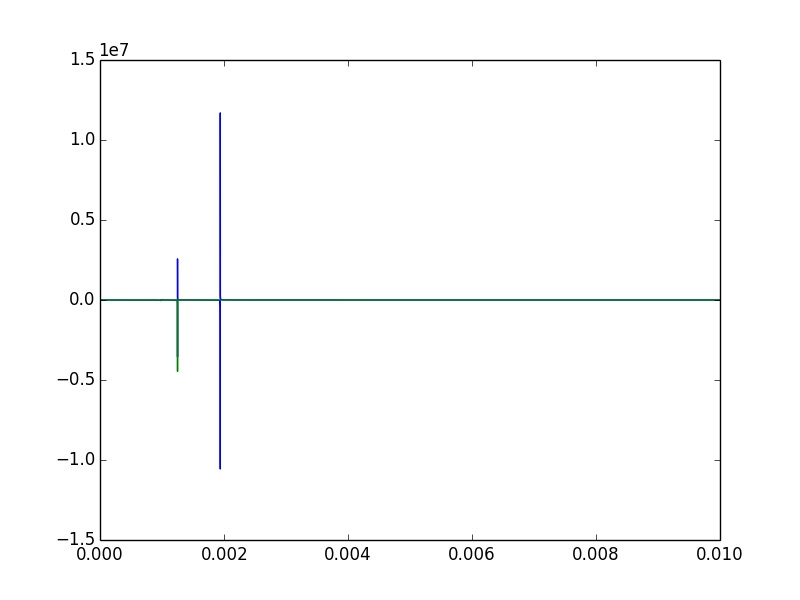

This figure's Python source:
# A file for just running Dynamic calculations and nothing else.
# Should be the most up to date thing for Dynamic calculations, and the 
from GFRoutines import *
from scipy import optimize
from numpy.linalg import norm
from functools import partial
import profile
import multiprocessing
from functionsample import sample_function
from scipy.interpolate import UnivariateSpline


def X1HF(GF,Vup,Vdown,w):
  """Calculates the Hartree-Fock spin susceptibility for a general GF"""
  def spin_sus_int12(y):
    return hbar/(2.0*pi) *( GF(wf + 1j*y,Vup)*GF(wf + w + 1j*y,Vdown) + GF(wf - 1j*y,Vdown)*GF(wf-w- 1j*y,Vup) )

  def spin_sus_int3(w_dum):
    return - 1j*hbar/(2.0*pi) *GF(w_dum - 1j*eta,Vup)*GF(w + w_dum + 1j*eta,Vdown)
    
  I12 = C_int(spin_sus_int12,eta,np.inf)
  I3 = C_int(spin_sus_int3,wf-w,wf)
    
  return I12 + I3


def X1HFBulkSubs(Vup,Vdown,w):
  """Calculates the Hartree-Fock spin susceptibility for a substitutional impurity Bulk Graphene"""
  def GF(E,V):
    g = gBulk_kZ(0,0,0,E)
    return Dyson1(g,V)
  return X1HF(GF,Vup,Vdown,w)


def X1HFSISubs(m,n,Vup,Vdown,w):
  """Calculates the on-site Hartree-Fock spin susceptibility for a substitutional impurity in Semi-Infinite Graphene."""
  def GF(E,V):
    g = gSI_kZ(m,n,m,n,0,E)
    return Dyson1(g,V)
  return X1HF(GF,Vup,Vdown,w)


def X1HFGNRSubs(nE,m,n,Vup,Vdown,w):
  """Calculates the Hartree-Fock spin susceptibility for a substitutional impurity in a GNR."""
  def GF(E,V):
    g = gRib_Arm(nE,m,n,m,n,0,E)
    return Dyson1(g,V)
  return X1HF(GF,Vup,Vdown,w)


def X1HFGNRTop(nE,m,n,Vup,Vdown,w):
  """Calculates the Hartree-Fock spin susceptibility for a top adsorbed impurity in a GNR."""
  def GF(E,V):
    g = g1GNRTop(nE,m,n,E)
    return Dyson1(g,V)
  return X1HF(GF,Vup,Vdown,w)


def X1RPABulkSubs(Vup,Vdown,w):
  """Calculates the on-site RPA spin susceptibility for a substitutional impurity in bulk graphene"""
  X0 = X1HFBulkSubs(Vup,Vdown,w)
  return X0/(1.0+U*X0)


def X1RPAGNRSubs(nE,m,n,Vup,Vdown,w):
  """Calculates the on-site RPA spin susceptibility for a substitutional impurity in a GNR"""
  X0 = X1HFGNRSubs(nE,m,n,Vup,Vdown,w)
  return X0/(1.0+U*X0)


def X1RPAGNRTop(nE,m,n,Vup,Vdown,w):
  """Calculates the on-site RPA spin susceptibility for a top adsorbed impurity in a GNR"""
  X0 = X1HFGNRTop(nE,m,n,Vup,Vdown,w)
  return X0/(1.0+U*X0)



def XHF(GF,site,Vup,Vdown,w):	# Might be better to include the Dyson function within the calling functions
  """Calculates the Hartree-Fock spin susceptibility between two sites"""
  i,j = site
  def spin_sus_int12(y):
    X = hbar/(2.0*pi) *( Dyson(GF(wf + 1j*y),Vup)[j,i]*Dyson(GF(wf + w + 1j*y),Vdown)[i,j] + \
      Dyson(GF(wf - 1j*y),Vdown)[i,j]*Dyson(GF(wf - w - 1j*y),Vup)[j,i] ) # Why the fuck Dyson function?
    return X
  
  def spin_sus_int3(w_dum):
    return - 1j*hbar/(2.0*pi) *Dyson(GF(w_dum - 1j*eta),Vup)[j,i]*Dyson(GF(w + w_dum + 1j*eta),Vdown)[i,j]
  
  I12 = C_int(spin_sus_int12,eta,np.inf)
  I3 = C_int(spin_sus_int3,wf-w,wf)
    
  return I12 + I3


def X2HFBulkSubs(m,n,s,site,Vup,Vdown,w):
  """Calculates the HF spin susceptibility for two substitutional impurities in bulk graphene"""
  def GF(E):
    return gMx2Bulk(m,n,s,E)	# Could maybe include the site term here and save a fucking bunch of time  
  return XHF(GF,site,Vup,Vdown,w)


def X2HFSISubs(m1,n1,m2,n2,s,site,Vup,Vdown,w):
  """Calculates the HF spin susceptibility for two substitutional impurities in semi-infinite graphene, 
    Requires testing"""
  def GF(E):
    return gMx2SI(m1,n1,m2,n2,s,E)
    
  return XHF(GF,site,Vup,Vdown,w)


def X2HFGNRSubs(nE,m1,n1,m2,n2,s,site,Vup,Vdown,w):
  """Calculates the HF spin susceptibility for two substitutional impurities in a GNR"""
  def GF(E):
    g = gGNRSubsMx(nE,m1,n1,m2,n2,s,E)
    return g  
  return XHF(GF,site,Vup,Vdown,w)


def X2HFGNRTop(nE,m1,n1,m2,n2,s,site,Vup,Vdown,w):
  """Calculates the HF spin susceptibility for two top-adsorbed impurities in a GNR"""
  def GF(E):
    g = gGNRTopMx(nE,m1,n1,m2,n2,s,E)
    return g   
  return XHF(GF,site,Vup,Vdown,w)


def X2RPABulkSubs(m,n,s,Vup,Vdown,w):
  """Calculates the RPA spin susceptibility for two substitutional impurities in bulk graphene"""
  n = 2
  X00 = np.array([[X2HFBulkSubs(m,n,s,[i,j],Vup,Vdown,w) for j in range(n)] for i in range(n)])
  temp = inv( np.eye(len(X00)) + X00.dot(U) )
  return temp.dot(X00)


def X2RPAGNRSubs(nE,m1,n1,m2,n2,s,Vup,Vdown,w):
  """Calculates the RPA spin susceptibility for two substitutional impurities in a GNR"""
  n = 2
  X00 = np.array([[X2HFGNRSubs(nE,m1,n1,m2,n2,s,[i,j],Vup,Vdown,w) for j in range(n)] for i in range(n)])
  temp = inv( np.eye(len(X00)) + X00.dot(U) )
  return temp.dot(X00)


def X2RPAGNRTop(nE,m1,n1,m2,n2,s,Vup,Vdown,w):
  """Calculates the RPA spin susceptibility for two top-adsorbed impurities in a GNR"""
  n = 2
  X00 = np.array([[X2HFGNRTop(nE,m1,n1,m2,n2,s,[i,j],Vup,Vdown,w) for j in range(n)] for i in range(n)])
  temp = inv( np.eye(len(X00)) + X00.dot(U) )
  return temp.dot(X00)



def X3HFGNRSubs(nE,r0,r1,r2,site,Vup,Vdown,w):
  """Calculates the HF spin susceptibility for 3 substitutional impurities in a GNR"""
  i,j = site
  def GF(E):
    return gMx3GNR(nE,r0,r1,r2,E)
    
  return XHF(GF,site,Vup,Vdown,w)


def X3RPAGNRSubs(nE,r0,r1,r2,Vup,Vdown,w):
  """Gets the RPA spin susceptibility for a GNR for 3 atoms.
    Should be easy to extend to further dimensions. 
    There's also a bunch of obvious symmetries here that we're not exploiting (since the output mx is symmetric (NOT HERMITIAN))"""
  n = 3
  X00 = np.array([[X3HFGNRSubs(nE,r0,r1,r2,[i,j],Vup,Vdown,w) for j in range(n)] for i in range(n)]) 		# Rather slick piece of work here mr. duffy. Apply elsewhere
  temp = inv( np.eye(len(X00)) + X00.dot(U) )
  return temp.dot(X00)



def XnHFGNRSubs(nE,r,site,Vup,Vdown,w):
  """The HF spin sus for n substitutional atoms in a GNR."""
  def GF(E):
    return gMxnGNR(nE,r,E)
  return XHF(GF,site,Vup,Vdown,w)


def XRPAGNRn(nE,r,Vup,Vdown,w):
  """Gets the RPA spin susceptibility for a GNR for n substitutional impurities.
    There are a lot of symmetries not being exploited here (the matrix is symmetric)"""
  n = len(r)
  X00 = np.array([[XnHFGNRSubs(nE,r,[i,j],Vup,Vdown,w) for j in range(n)] for i in range(n)]) 		# Rather slick piece of work here Mr. duffy. Apply elsewhere
  temp = inv( np.eye(len(X00)) + X00.dot(U) )
  return temp.dot(X00)


def XnHFGNRTop(nE,r,site,Vup,Vdown,w):
  """The HF spin sus for n substitutional atoms in a GNR."""
  def GF(E):
    return gMxnGNRTop(nE,r,E)
  return XHF(GF,site,Vup,Vdown,w)


def XnRPAGNRTop(nE,r,Vup,Vdown,w):
  """Gets the RPA spin susceptibility for a GNR for n substitutional impurities.
    There are a lot of symmetries not being exploited here (the matrix is symmetric)"""
  n = len(r)
  X00 = np.array([[XnHFGNRTop(nE,r,[i,j],Vup,Vdown,w) for j in range(n)] for i in range(n)]) 		# Rather slick piece of work here Mr. duffy. Apply elsewhere
  temp = inv( np.eye(len(X00)) + X00.dot(U) )
  return temp.dot(X00)



def SC1(GF,n0=1.0):
  """Calculate Vup/Vdown for a single impurity in graphene."""
  # This returns values for the up/down spin that are only separated by a sign. There is a symmetry here that you are not exploiting.
  mag_m = 0.8
  tolerance = dtol
  delta = 0.0
  
  def n_occ(V):
    integral = quad(GF, eta, np.inf, args=V, epsabs=0.0, epsrel=dtol, limit=200 )
    return 1.0/2.0 + integral[0]/pi
    
  def FZero(delta):
    ex_split = U*mag_m
    Vdown = delta + (ex_split + hw0)/2.0
    Vup = delta - (ex_split + hw0)/2.0
    return n0 - n_occ(Vup) - n_occ(Vdown)

  while True:
    mag_temp = mag_m
    delta = newton(FZero, delta, tol=dtol, maxiter=50)
    ex_split = U*mag_m
    Vdown = delta + (ex_split + hw0)/2.0
    Vup = delta - (ex_split + hw0)/2.0
    mag_m = n_occ(Vup) - n_occ(Vdown)
    if abs(mag_m - mag_temp) <= tolerance:
      break

  return Vup, Vdown


def SC1BulkSubs(n0=1.0):
  def GF(y,V):
    g = gBulk_kZ(0,0,0,EF+1j*y)
    return Dyson1(g,V).real
  return SC1(GF,n0)


def SC1GNRSubs(nE,m,n,n0=1.0):  
  """Calculates the SC potentials for a GNR with one impurity. Has been tested against Filipe's"""
  def GF(y,V):
    g = gRib_Arm(nE,m,n,m,n,0,EF+1j*y)
    return Dyson1(g,V).real
  return SC1(GF,n0)


def SC1GNRTop(nE,m,n,n0=1.0):  
  """Calculates the SC potentials for a GNR with one impurity. Has been tested against Filipe's"""
  def GF(y,V):
    g = g1GNRTop(nE,m,n,EF+1j*y)
    return Dyson1(g,V).real
  return SC1(GF,n0)




def SC2(GF,n0):
  """Calculates the self-consistency for 2 substitutional atoms in a GNR.
  Is this specific to GNRs?"""
  tol = dtol
  m = 0.8*np.ones(2)
  delta = np.zeros(2)

  def Vgen(m,delta):
    """Calculates both up and down spin peturbations for given m/delta"""
    ex_split = U*m
    Vup = np.diag([delta[i] - (ex_split[i] + hw0)/2.0 for i in range(2)])
    Vdown = np.diag([delta[i] + (ex_split[i] + hw0)/2.0 for i in range(2)])
    return Vup, Vdown
    
  def g_im(y,V,site):
    """Calcualtes the GF on the imaginary axis"""
    g = Dyson(GF(EF+1j*y),V)[site,site]
    return g.real
  
  def n_occ(V,site):
    """Calculates the occupancy on a given site"""
    integral = quad(g_im, eta, np.inf, args=(V,site), epsabs=0.0, epsrel=dtol, limit=200 )
    return 1.0/2.0 + integral[0]/pi

  def FZero(delta):
    """The difference between the determined and the desired occupancy"""
    Vup, Vdown = Vgen(m,delta)
    nup = np.array([n_occ(Vup,i) for i in range(2)])
    ndown = np.array([n_occ(Vdown,i) for i in range(2)])
    return nup + ndown - n0
    
  while True:
    mtemp = 1.0*m	# Necessary to create a true "copy" and not just a reference
    
    sol = optimize.root(FZero, np.zeros(2), jac=False, method='hybr')
    delta = sol.x
  
    Vup, Vdown = Vgen(m,delta)
    for i in range(2):
      m[i] = n_occ(Vup,i) - n_occ(Vdown,i)
      
    if norm(m - mtemp) <= tol:
      break
      
  return Vup, Vdown


def SC2BulkSubs(m,n,s,n0=1.0):
  """Calculate Vup/Vdown for a 2 impurities in graphene. Takes advantage of the symmetry a bit."""
  # This return values for the up/down spin that are only separated by a sign. There is a symmetry here that you are not exploiting.
  mag_m = 0.8
  tolerance = dtol
  delta = 0.0
  
  def GF(y,V):	# g_im is a better name
    g = Dyson(gMx2Bulk(m,n,s,EF+1j*y),V)[0,0]
    return g.real
  
  def n_occ(V):
    integral = quad(GF, eta, np.inf, args=V, epsabs=0.0, epsrel=dtol, limit=200 )
    return 1.0/2.0 + integral[0]/pi
    
  def FZero(delta):
    ex_split = U*mag_m
    Vdown = np.eye(2)*(delta + (ex_split + hw0)/2.0)
    Vup = np.eye(2)*(delta - (ex_split + hw0)/2.0)
    return n0 - n_occ(Vup) - n_occ(Vdown)

  while True:
    mag_temp = mag_m
    delta = newton(FZero, delta, tol=dtol, maxiter=50)
    ex_split = U*mag_m
    Vdown = delta + (ex_split + hw0)/2.0
    Vup = delta - (ex_split + hw0)/2.0
    mag_m = n_occ(Vup) - n_occ(Vdown)
    if abs(mag_m - mag_temp) <= tolerance:
      break

  return Vup, Vdown


def SC2GNRSubs(nE,m1,n1,m2,n2,s,n0=1.0):
  """Calculates the self-consistency for 2 substitutional atoms in a GNR."""
  def GF(E):
    return gGNRSubsMx(nE,m1,n1,m2,n2,s,E)
  return SC2(GF,n0)


def SC2GNRTop(nE,m1,n1,m2,n2,s,n0=1.0):
  """The Self Consistency performed for a GNR with 2 Top adsorbed impurities."""
  def GF(E):
    return gGNRTopMx(nE,m1,n1,m2,n2,s,E)
  return SC2(GF,n0)


def SC3GNRSubs(nE,r0,r1,r2,n0=1.0):
  """Calculates the self consistency for 3 atoms."""
  tol = dtol
  m = 0.8*np.ones(3)
  delta = np.zeros(3)
  
  def Vgen(m,delta):
    """Calculates both up and down spin peturbations for given m/delta"""
    ex_split = U*m
    Vup = np.diag([delta[i] - (ex_split[i] + hw0)/2.0 for i in range(3)])
    Vdown = np.diag([delta[i] + (ex_split[i] + hw0)/2.0 for i in range(3)])
    return Vup, Vdown
    
  def g_im(y,V,site):
    """Calcualtes the GF on the imaginary axis"""
    g = gMx3GNR(nE,r0,r1,r2,EF+1j*y)
    g_new = Dyson(g,V)[site,site]
    return g_new.real
  
  def n_occ(V,site):
    """Calculates the occupancy on a given site"""
    integral = quad(g_im, eta, np.inf, args=(V,site), epsabs=0.0, epsrel=dtol, limit=200 )
    return 1.0/2.0 + integral[0]/pi

  def FZero(delta):
    """The difference between the determined and the desired occupancy"""
    Vup, Vdown = Vgen(m,delta)
    nup = np.array([n_occ(Vup,i) for i in range(3)])
    ndown = np.array([n_occ(Vdown,i) for i in range(3)])
    return nup + ndown - n0
    
  while True:
    mtemp = 1.0*m	# Necessary to create a true "copy" and not just a reference
    
    sol = optimize.root(FZero, [0.,0.,0.], jac=False, method='hybr')		# Might want to replace the zeros here with deltas
    delta = sol.x
  
    Vup, Vdown = Vgen(m,delta)
    for i in range(3):
      m[i] = n_occ(Vup,i) - n_occ(Vdown,i)
      
    if norm(m - mtemp) <= tol:	# Still a bit dubious about this convergence condition
      break
      
  return Vup, Vdown


def SCnGNRSubs(nE,r,n0=1.0):
  """Calculates the self consistency for n substitutional impurities. Matches in the appropriate places."""
  n = len(r)
  tol = dtol
  m = 0.8*np.ones(n)
  delta = np.zeros(n)
  
  def Vgen(m,delta):
    """Calculates both up and down spin peturbations for given m/delta"""
    ex_split = U*m
    Vup = np.diag([delta[i] - (ex_split[i] + hw0)/2.0 for i in range(n)])
    Vdown = np.diag([delta[i] + (ex_split[i] + hw0)/2.0 for i in range(n)])
    return Vup, Vdown
    
  def g_im(y,V,site):
    """Calcualtes the GF on the imaginary axis"""
    g = gMxnGNR(nE,r,EF+1j*y)
    g_new = Dyson(g,V)[site,site]
    return g_new.real
  
  def n_occ(V,site):
    """Calculates the occupancy on a given site"""
    integral = quad(g_im, eta, np.inf, args=(V,site), epsabs=0.0, epsrel=dtol, limit=200 )
    return 1.0/2.0 + integral[0]/pi

  def FZero(delta):
    """The difference between the determined and the desired occupancy"""
    Vup, Vdown = Vgen(m,delta)
    nup = np.array([n_occ(Vup,i) for i in range(n)])
    ndown = np.array([n_occ(Vdown,i) for i in range(n)])
    return nup + ndown - n0
    
  while True:
    mtemp = 1.0*m	# Necessary to create a true "copy" and not just a reference
    
    sol = optimize.root(FZero, np.zeros(n), jac=False, method='hybr')		# Might want to replace the zeros here with deltas
    delta = sol.x
  
    Vup, Vdown = Vgen(m,delta)
    for i in range(n):
      m[i] = n_occ(Vup,i) - n_occ(Vdown,i)
      
    if norm(m - mtemp) <= tol:
      break
      
  return Vup, Vdown


def SCnGNRTop(nE,r,n0=1.0):
  """Calculates the self consistency for n top-adorsbed impurities. Matches in the appropriate places."""
  n = len(r)
  tol = dtol
  m = 0.8*np.ones(n)
  delta = np.zeros(n)
  
  def Vgen(m,delta):
    """Calculates both up and down spin peturbations for given m/delta"""
    ex_split = U*m
    Vup = np.diag([delta[i] - (ex_split[i] + hw0)/2.0 for i in range(n)])
    Vdown = np.diag([delta[i] + (ex_split[i] + hw0)/2.0 for i in range(n)])
    return Vup, Vdown
    
  def g_im(y,V,site):
    """Calcualtes the GF on the imaginary axis"""
    g = gMxnGNRTop(nE,r,EF+1j*y)
    g_new = Dyson(g,V)[site,site]
    return g_new.real
  
  def n_occ(V,site):
    """Calculates the occupancy on a given site"""
    integral = quad(g_im, eta, np.inf, args=(V,site), epsabs=0.0, epsrel=dtol, limit=200 )
    return 1.0/2.0 + integral[0]/pi

  def FZero(delta):
    """The difference between the determined and the desired occupancy"""
    Vup, Vdown = Vgen(m,delta)
    nup = np.array([n_occ(Vup,i) for i in range(n)])
    ndown = np.array([n_occ(Vdown,i) for i in range(n)])
    return nup + ndown - n0
    
  while True:
    mtemp = 1.0*m	# Necessary to create a true "copy" and not just a reference
    
    sol = optimize.root(FZero, np.zeros(n), jac=False, method='hybr')		# Might want to replace the zeros here with deltas
    delta = sol.x
  
    Vup, Vdown = Vgen(m,delta)
    for i in range(n):
      m[i] = n_occ(Vup,i) - n_occ(Vdown,i)
      
    if norm(m - mtemp) <= tol:
      break
      
  return Vup, Vdown


def SC2BulkCenter(m,n,n0=1.0):
  """Calculate Vup/Vdown for center adsorbed impurities in graphene.
  Assumes that both impurities have equal magnetic moments by symmetry.
  Not converging to high accuracy, possibly because integrating the fucking center adsorbed matrix is a nightmare."""
  mag_m = 0.8
  tolerance = 1.0e-2
  delta = 0.0
  
  def GFImp(y,V):
    g = gMx2BulkCenter(m,n,EF+1j*y)
    g_new = Dyson(g,V)[0,0]
    return g_new.real
  
  def n_occ(V):
    integral = quad(GFImp, eta, np.inf, args=V, epsabs=0.0, epsrel=dtol, limit=200 )
    return 1.0/2.0 + integral[0]/pi
    
  def FZero(delta):
    ex_split = U*mag_m
    Vdown = np.eye(2)*(delta + (ex_split + hw0)/2.0)
    Vup = np.eye(2)*(delta - (ex_split + hw0)/2.0)
    return n0 - n_occ(Vup) - n_occ(Vdown)

  mag_temp = -999.0	# Really? You can think of nothing better than this?
  while abs(mag_m - mag_temp) >= tolerance:
    mag_temp = mag_m
    delta = newton(FZero, delta, tol=1.0e-2, maxiter=50)	# And this tolerance is a bit arbitrary
    ex_split = U*mag_m
    Vdown = delta + (ex_split + hw0)/2.0
    Vup = delta - (ex_split + hw0)/2.0
    mag_m = n_occ(Vup) - n_occ(Vdown)

  return Vup, Vdown



def SCField(GFup,GFdown,n0=1.0):
  """Calculate Vup/Vdown for a single substitutional impurity in a GNR, assuming that the zeeman field is applied ubiquitously"""
  # This returns values for the up/down spin that are only separated by a sign. There is a symmetry here that you are not exploiting.
  mag_m = 0.8
  tolerance = dtol
  delta = 0.0
  
  def nOccUp(V):
    integral = quad(GFup, eta, np.inf, args=V, epsabs=0.0, epsrel=dtol, limit=200 )
    return 1.0/2.0 + integral[0]/pi
  
  def nOccdown(V):
    integral = quad(GFdown, eta, np.inf, args=V, epsabs=0.0, epsrel=dtol, limit=200 )
    return 1.0/2.0 + integral[0]/pi
    
  def FZero(delta):
    ex_split = U*mag_m
    Vdown = delta + ex_split/2.0
    Vup = delta - ex_split/2.0
    return n0 - nOccUp(Vup) - nOccdown(Vdown)

  while True:
    mag_temp = mag_m
    delta = newton(FZero, delta, tol=dtol, maxiter=50)
    ex_split = U*mag_m
    Vdown = delta + ex_split/2.0
    Vup = delta - ex_split/2.0
    mag_m = nOccUp(Vup) - nOccdown(Vdown)
    if abs(mag_m - mag_temp) <= tolerance:
      break

  return Vup, Vdown


def SCGNRField(nE,m,n,hw0=hw0,n0=1.0):
  def GFup(y,V):
    g = gRib_Arm(nE,m,n,m,n,0,EF+1j*y,E0=-hw0/2.0)
    return Dyson1(g,V).real
  def GFdown(y,V):
    g = gRib_Arm(nE,m,n,m,n,0,EF+1j*y,E0=hw0/2.0)
    return Dyson1(g,V).real
  return SCField(GFup,GFdown,n0)


def gImpTest():
  def GF(y,V):
    g = 1.0/(EF+1j*y-eps_imp)
    return Dyson1(g,V).real
  return SC1(GF)


def X1ImpTest(Vup,Vdown,w):
  """Calculates the Hartree-Fock spin susceptibility for a substitutional impurity Bulk Graphene"""
  def GF(E,V):
    g = 1.0/(E-eps_imp)
    return Dyson1(g,V)
  return X1HF(GF,Vup,Vdown,w)


def X1RPATest(Vup,Vdown,w):
  """Calculates the on-site RPA spin susceptibility for a substitutional impurity in bulk graphene"""
  X0 = X1ImpTest(Vup,Vdown,w)
  return X0/(1.0+U*X0)

if __name__ == "__main__":
  # Single Impurity
  #nE = 6
  #m,n = 1,0
  #Vup, Vdown = SC1GNRTop(nE,m,n)
  #Flist = []
  #wflist = [0.0,0.1,0.2,0.3,0.4,0.5,0.6]
  #for wf in wflist:
    #fXi = np.vectorize(lambda w: X1RPAGNRTop(nE,m,n,Vup,Vdown,w).imag)
    #wilist, Xitemp = sample_function(fXi, [0.0,1.0e-2], tol=1e-3)
    #Xilist = Xitemp[0]
    #Xilist = Xilist-Xilist.min()/2.0
    #spline = UnivariateSpline(wilist,Xilist)
    ##pl.plot(wilist,Xilist)
    ##pl.plot(wilist,spline(wilist),'o')
    ##pl.savefig('plot.png')
    ##pl.show()
    #roots = spline.roots()
    #FWHM = roots[1] - roots[0]
    #Flist.append(FWHM)
  #pl.plot(wflist,Flist)
  #pl.savefig('plot.png')
  #pl.show()
  
  
  # Double Impurity
  #nE,m1,n1, = 6,1,0
  #Flist = []
  #D = 3
  #m2,n2,s = 1+D,D,0
  #Vup, Vdown = SC2GNRTop(nE,m1,n1,m2,n2,s)
  #fXi = np.vectorize(lambda w: X2RPAGNRTop(nE,m1,n1,m2,n2,s,Vup,Vdown,w)[0,0].imag)
  #wilist, Xitemp = sample_function(fXi, [0.0006,0.0012], tol=1e-3)
  #Xilist = Xitemp[0]
  #spline = UnivariateSpline(wilist,Xilist)
  #pl.plot(wilist,Xilist)
  #pl.plot(wilist,spline(wilist),'o')
  #pl.savefig('plot.png')
  #pl.show()
  
  #Triple Impurity
  #Dlist = range(2100,3000,100)
  #for D in Dlist:
    #nE, r = 6,[[1,0,0],[0-D,-1-D,0],[1+D,0+D,0]]
    #Vup, Vdown = SCnGNRTop(nE,r)
    #fXr = np.vectorize(lambda w: XnRPAGNRTop(nE,r,Vup,Vdown,w)[0,0].real)
    #fXi = np.vectorize(lambda w: XnRPAGNRTop(nE,r,Vup,Vdown,w)[0,0].imag)
    #wrlist, Xrtemp = sample_function(fXr, [0.0006,0.0016], tol=1e-3)
    #wilist, Xitemp = sample_function(fXi, [0.0006,0.0016], tol=1e-4)
    #Xrlist = Xrtemp[0]
    #Xilist = Xitemp[0]
    #np.savetxt("Dynamic_%g.dat" % (D,),zip(wilist,Xilist))
    #pl.plot(wrlist,Xrlist)
    #pl.plot(wilist,Xilist)
    #pl.show()
    
  #Dlist = range(200,3000,100)
  #Flist = []
  #for D in Dlist:
    #x, y = np.loadtxt("Dynamic_%g.dat" % (D,)).T
    #y = y - y.min()/2.0 
    #spline = UnivariateSpline(x,y)
    ##pl.plot(x,y)
    ##pl.plot(x,spline(x),'o')
    ##pl.show()
    #roots = spline.roots()
    #FWHM = roots[1] - roots[0]
    #Flist.append(FWHM)
  #pl.plot(Dlist,Flist,'-o')
  #pl.plot(Dlist,[6.52913207722e-06 for D in Dlist])
  #pl.savefig('plot.png')
  #pl.show()
    

      